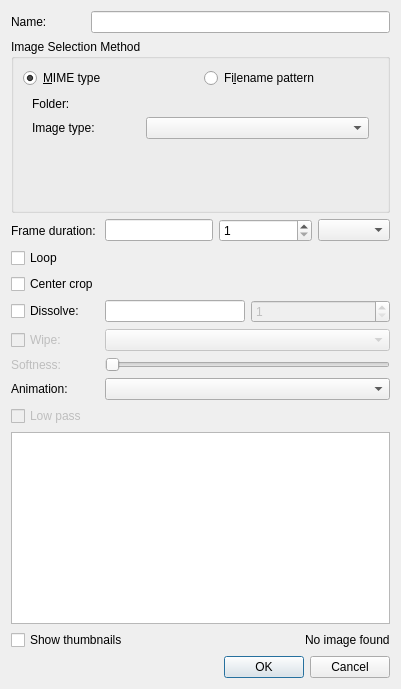
<?xml version="1.0" encoding="UTF-8"?>
<ui version="4.0">
 <author>
SPDX-FileCopyrightText: none
SPDX-License-Identifier: GPL-3.0-only OR LicenseRef-KDE-Accepted-GPL
 </author>
 <class>SlideshowClip_UI</class>
 <widget class="QDialog" name="SlideshowClip_UI">
  <property name="geometry">
   <rect>
    <x>0</x>
    <y>0</y>
    <width>401</width>
    <height>689</height>
   </rect>
  </property>
  <property name="windowTitle">
   <string>Slideshow Clip</string>
  </property>
  <layout class="QGridLayout" name="gridLayout_4">
   <property name="verticalSpacing">
    <number>6</number>
   </property>
   <item row="12" column="0" colspan="4">
    <widget class="QListWidget" name="icon_list"/>
   </item>
   <item row="10" column="2" colspan="2">
    <widget class="KComboBox" name="animation">
     <property name="sizePolicy">
      <sizepolicy hsizetype="Preferred" vsizetype="Fixed">
       <horstretch>0</horstretch>
       <verstretch>0</verstretch>
      </sizepolicy>
     </property>
    </widget>
   </item>
   <item row="4" column="0" colspan="2">
    <widget class="QCheckBox" name="slide_crop">
     <property name="text">
      <string>Center crop</string>
     </property>
    </widget>
   </item>
   <item row="0" column="0">
    <widget class="QLabel" name="label_3">
     <property name="text">
      <string>Name:</string>
     </property>
    </widget>
   </item>
   <item row="2" column="0" colspan="2">
    <widget class="QLabel" name="label_2">
     <property name="text">
      <string>Frame duration:</string>
     </property>
    </widget>
   </item>
   <item row="2" column="2">
    <layout class="QHBoxLayout" name="horizontalLayout_2">
     <item>
      <widget class="QLineEdit" name="clip_duration"/>
     </item>
     <item>
      <widget class="QSpinBox" name="clip_duration_frames">
       <property name="sizePolicy">
        <sizepolicy hsizetype="Expanding" vsizetype="Fixed">
         <horstretch>0</horstretch>
         <verstretch>0</verstretch>
        </sizepolicy>
       </property>
       <property name="minimum">
        <number>1</number>
       </property>
       <property name="maximum">
        <number>256000</number>
       </property>
      </widget>
     </item>
    </layout>
   </item>
   <item row="8" column="2" colspan="2">
    <widget class="QSlider" name="luma_softness">
     <property name="enabled">
      <bool>false</bool>
     </property>
     <property name="maximum">
      <number>100</number>
     </property>
     <property name="orientation">
      <enum>Qt::Orientation::Horizontal</enum>
     </property>
    </widget>
   </item>
   <item row="5" column="2" colspan="2">
    <layout class="QHBoxLayout" name="horizontalLayout">
     <item>
      <widget class="QLineEdit" name="luma_duration"/>
     </item>
     <item>
      <widget class="QSpinBox" name="luma_duration_frames">
       <property name="enabled">
        <bool>false</bool>
       </property>
       <property name="sizePolicy">
        <sizepolicy hsizetype="Expanding" vsizetype="Fixed">
         <horstretch>0</horstretch>
         <verstretch>0</verstretch>
        </sizepolicy>
       </property>
       <property name="minimum">
        <number>1</number>
       </property>
       <property name="maximum">
        <number>256000</number>
       </property>
      </widget>
     </item>
    </layout>
   </item>
   <item row="7" column="0">
    <widget class="QCheckBox" name="luma_fade">
     <property name="enabled">
      <bool>false</bool>
     </property>
     <property name="text">
      <string>Wipe:</string>
     </property>
    </widget>
   </item>
   <item row="5" column="0">
    <widget class="QCheckBox" name="slide_fade">
     <property name="text">
      <string>Dissolve:</string>
     </property>
    </widget>
   </item>
   <item row="7" column="2" colspan="2">
    <widget class="KComboBox" name="luma_file">
     <property name="enabled">
      <bool>false</bool>
     </property>
    </widget>
   </item>
   <item row="8" column="0">
    <widget class="QLabel" name="label_softness">
     <property name="enabled">
      <bool>false</bool>
     </property>
     <property name="text">
      <string>Softness:</string>
     </property>
    </widget>
   </item>
   <item row="1" column="0" colspan="4">
    <widget class="QGroupBox" name="groupBox">
     <property name="title">
      <string>Image Selection Method</string>
     </property>
     <layout class="QGridLayout" name="gridLayout">
      <property name="verticalSpacing">
       <number>0</number>
      </property>
      <item row="0" column="0">
       <widget class="QRadioButton" name="method_mime">
        <property name="text">
         <string>&amp;MIME type</string>
        </property>
        <property name="checked">
         <bool>true</bool>
        </property>
       </widget>
      </item>
      <item row="0" column="1">
       <widget class="QRadioButton" name="method_pattern">
        <property name="text">
         <string>Fi&amp;lename pattern</string>
        </property>
       </widget>
      </item>
      <item row="1" column="0" colspan="2">
       <widget class="QStackedWidget" name="stackedWidget">
        <property name="currentIndex">
         <number>0</number>
        </property>
        <widget class="QWidget" name="page">
         <layout class="QGridLayout" name="gridLayout_2">
          <item row="0" column="0">
           <widget class="QLabel" name="label">
            <property name="text">
             <string>Folder:</string>
            </property>
           </widget>
          </item>
          <item row="2" column="2">
           <spacer name="verticalSpacer_2">
            <property name="orientation">
             <enum>Qt::Orientation::Vertical</enum>
            </property>
            <property name="sizeHint" stdset="0">
             <size>
              <width>20</width>
              <height>40</height>
             </size>
            </property>
           </spacer>
          </item>
          <item row="1" column="0">
           <widget class="QLabel" name="label_4">
            <property name="text">
             <string>Image type:</string>
            </property>
           </widget>
          </item>
          <item row="0" column="1" colspan="2">
           <widget class="KUrlRequester" name="folder_url"/>
          </item>
          <item row="1" column="1" colspan="2">
           <widget class="KComboBox" name="image_type"/>
          </item>
         </layout>
        </widget>
        <widget class="QWidget" name="page_2">
         <layout class="QGridLayout" name="gridLayout_3">
          <item row="0" column="0">
           <widget class="QLabel" name="label_5">
            <property name="text">
             <string>First frame:</string>
            </property>
           </widget>
          </item>
          <item row="1" column="2">
           <spacer name="verticalSpacer">
            <property name="orientation">
             <enum>Qt::Orientation::Vertical</enum>
            </property>
            <property name="sizeHint" stdset="0">
             <size>
              <width>20</width>
              <height>40</height>
             </size>
            </property>
           </spacer>
          </item>
          <item row="0" column="1" colspan="2">
           <widget class="KUrlRequester" name="pattern_url"/>
          </item>
         </layout>
        </widget>
       </widget>
      </item>
     </layout>
    </widget>
   </item>
   <item row="14" column="2" colspan="2">
    <widget class="QDialogButtonBox" name="buttonBox">
     <property name="orientation">
      <enum>Qt::Orientation::Horizontal</enum>
     </property>
     <property name="standardButtons">
      <set>QDialogButtonBox::StandardButton::Cancel|QDialogButtonBox::StandardButton::Ok</set>
     </property>
    </widget>
   </item>
   <item row="3" column="0">
    <widget class="QCheckBox" name="slide_loop">
     <property name="text">
      <string>Loop</string>
     </property>
    </widget>
   </item>
   <item row="0" column="1" colspan="3">
    <widget class="QLineEdit" name="clip_name"/>
   </item>
   <item row="13" column="0" colspan="4">
    <layout class="QHBoxLayout" name="horizontalLayout_3">
     <item>
      <widget class="QCheckBox" name="show_thumbs">
       <property name="text">
        <string>Show thumbnails</string>
       </property>
      </widget>
     </item>
     <item>
      <spacer name="horizontalSpacer">
       <property name="orientation">
        <enum>Qt::Orientation::Horizontal</enum>
       </property>
       <property name="sizeHint" stdset="0">
        <size>
         <width>40</width>
         <height>20</height>
        </size>
       </property>
      </spacer>
     </item>
     <item>
      <widget class="QLabel" name="label_info">
       <property name="text">
        <string>No image found</string>
       </property>
      </widget>
     </item>
    </layout>
   </item>
   <item row="2" column="3">
    <widget class="KComboBox" name="clip_duration_format"/>
   </item>
   <item row="10" column="0">
    <widget class="QLabel" name="label_6">
     <property name="text">
      <string>Animation:</string>
     </property>
    </widget>
   </item>
   <item row="11" column="0" colspan="4">
    <widget class="QCheckBox" name="low_pass">
     <property name="enabled">
      <bool>false</bool>
     </property>
     <property name="text">
      <string>Low pass</string>
     </property>
    </widget>
   </item>
  </layout>
 </widget>
 <customwidgets>
  <customwidget>
   <class>KComboBox</class>
   <extends>QComboBox</extends>
   <header>kcombobox.h</header>
  </customwidget>
  <customwidget>
   <class>KUrlRequester</class>
   <extends>QWidget</extends>
   <header>kurlrequester.h</header>
   <container>1</container>
  </customwidget>
 </customwidgets>
 <resources/>
 <connections>
  <connection>
   <sender>buttonBox</sender>
   <signal>accepted()</signal>
   <receiver>SlideshowClip_UI</receiver>
   <slot>accept()</slot>
   <hints>
    <hint type="sourcelabel">
     <x>248</x>
     <y>254</y>
    </hint>
    <hint type="destinationlabel">
     <x>157</x>
     <y>274</y>
    </hint>
   </hints>
  </connection>
  <connection>
   <sender>buttonBox</sender>
   <signal>rejected()</signal>
   <receiver>SlideshowClip_UI</receiver>
   <slot>reject()</slot>
   <hints>
    <hint type="sourcelabel">
     <x>316</x>
     <y>260</y>
    </hint>
    <hint type="destinationlabel">
     <x>286</x>
     <y>274</y>
    </hint>
   </hints>
  </connection>
 </connections>
</ui>
